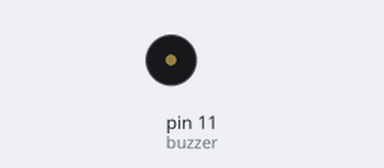
Recording of a sketch running on a simulated Arduino Uno, built with avr-gcc and run on an emulated ATmega328P. On the bench: buzzer (waves = sounding).

Above: at 0.5 s.
Timing chart, 0 to 3.0 s (numbered marks = the images above):
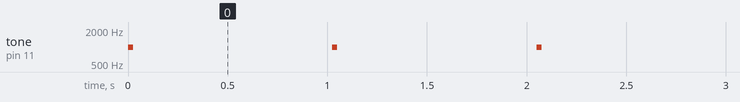

Measured:
- by itself, tone on pin 11 (buzzer): alternates 1000 Hz for 0.03 s and silent for 1.0 s

The sketch:

buzzer_bip.ino
```cpp
byte buzzer = 11;

void setup()
{

}

void loop()
{
  tone(buzzer, 1000);
  delay(25);
  noTone(buzzer);
  delay(1000);
}
```
